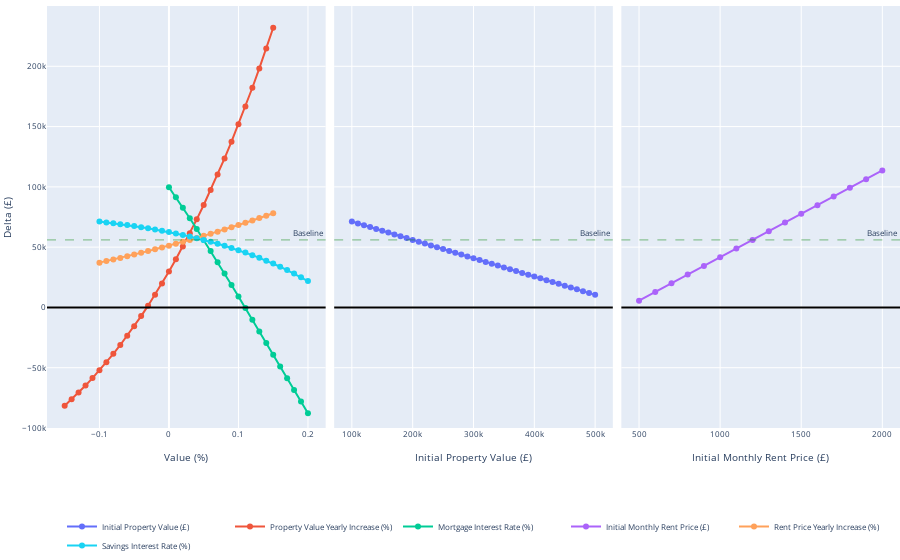

The notebook cell this image was saved under:
### Code cell
fig = make_subplots(cols=3, horizontal_spacing=0.01)
for name, units, col in vars:
    fig.add_trace(scatter(name, units), row=1, col=col)
fig.add_hline(
    56000,
    line_color="green",
    line_dash="dash",
    line_width=0.5,
    annotation_text="Baseline",
)
fig.add_hline(0, line_color="black", line_width=2)
y_range = [-100_000, 250_000]
fig.update_layout(
    xaxis1={"title_text": "Value (%)"},
    xaxis2={"title_text": get_axis_title("initialPropertyValue")},
    xaxis3={"title_text": get_axis_title("initialMonthlyRentPrice")},
    yaxis1={"range": y_range, "title_text": "Delta (£)"},
    yaxis2={"range": y_range, "showticklabels": False},
    yaxis3={"range": y_range, "showticklabels": False},
    legend={"xanchor": "center", "x": 0.5, "y": -0.2, "orientation": "h"},
    font={"size": 8},
    margin={"l": 0, "r": 0, "t": 0, "b": 0},
)
fig.show()

offline.plot(fig, filename='Presentation/plots/1d-sensitivity.html', auto_open=False)

### Figure 1 — Plotly figure (JSON) as saved in the notebook; plotly's stock layout.template omitted (floating-point values rounded to 4 significant figures)
{"data": [{"hovertemplate": "£%{x}, £%{y}", "mode": "markers+lines", "name": "Initial Property Value (£)", "type": "scatter", "x": [100000, 110000, 120000, 130000, 140000, 150000, 160000, 170000, 180000, 190000, 200000, 210000, 220000, 230000, 240000, 250000, 260000, 270000, 280000, 290000, 300000, 310000, 320000, 330000, 340000, 350000, 360000, 370000, 380000, 390000, 400000, 410000, 420000, 430000, 440000, 450000, 460000, 470000, 480000, 490000, 500000], "xaxis": "x2", "y": [71200.0, 69680.0, 68160.0, 66640.0, 65120.0, 63610.0, 62090.0, 60570.0, 59050.0, 57530.0, 56010.0, 54490.0, 52970.0, 51450.0, 49930.0, 48410.0, 46890.0, 45370.0, 43850.0, 42330.0, 40810.0, 39290.0, 37770.0, 36250.0, 34730.0, 33220.0, 31700.0, 30180.0, 28660.0, 27140.0, 25620.0, 24100.0, 22580.0, 21060.0, 19540.0, 18020.0, 16500.0, 14980.0, 13460.0, 11940.0, 10420.0], "yaxis": "y2"}, {"hovertemplate": "%{x}%, £%{y}", "mode": "markers+lines", "name": "Property Value Yearly Increase (%)", "type": "scatter", "x": [-0.15, -0.14, -0.13, -0.12, -0.11, -0.1, -0.09, -0.08, -0.07, -0.06, -0.05, -0.04, -0.03, -0.02, -0.01, 0, 0.01, 0.02, 0.03, 0.04, 0.05, 0.06, 0.07, 0.08, 0.09, 0.1, 0.11, 0.12, 0.13, 0.14, 0.15], "xaxis": "x", "y": [-81530.0, -76190.0, -70590.0, -64730.0, -58590.0, -52180.0, -45470.0, -38460.0, -31140.0, -23490.0, -15520.0, -7199.0, 1473.0, 10510.0, 19920.0, 29730.0, 39930.0, 50540.0, 61580.0, 73060.0, 84980.0, 97370.0, 110200.0, 123600.0, 137500.0, 151800.0, 166700.0, 182200.0, 198200.0, 214800.0, 232000.0], "yaxis": "y"}, {"hovertemplate": "%{x}%, £%{y}", "mode": "markers+lines", "name": "Mortgage Interest Rate (%)", "type": "scatter", "x": [0, 0.01, 0.02, 0.03, 0.04, 0.05, 0.06, 0.07, 0.08, 0.09, 0.1, 0.11, 0.12, 0.13, 0.14, 0.15, 0.16, 0.17, 0.18, 0.19, 0.2], "xaxis": "x", "y": [99640.0, 91300.0, 82740.0, 74000.0, 65080.0, 56010.0, 46810.0, 37490.0, 28080.0, 18600.0, 9045.0, -555.8, -10200.0, -19860.0, -29550.0, -39260.0, -48970.0, -58680.0, -68400.0, -78120.0, -87830.0], "yaxis": "y"}, {"hovertemplate": "£%{x}, £%{y}", "mode": "markers+lines", "name": "Initial Monthly Rent Price (£)", "type": "scatter", "x": [500, 600, 700, 800, 900, 1000, 1100, 1200, 1300, 1400, 1500, 1600, 1700, 1800, 1900, 2000], "xaxis": "x3", "y": [5609.0, 12810.0, 20010.0, 27210.0, 34410.0, 41610.0, 48810.0, 56010.0, 63210.0, 70410.0, 77610.0, 84810.0, 92010.0, 99210.0, 106400.0, 113600.0], "yaxis": "y3"}, {"hovertemplate": "%{x}%, £%{y}", "mode": "markers+lines", "name": "Rent Price Yearly Increase (%)", "type": "scatter", "x": [-0.1, -0.09, -0.08, -0.07, -0.06, -0.05, -0.04, -0.03, -0.02, -0.01, 0, 0.01, 0.02, 0.03, 0.04, 0.05, 0.06, 0.07, 0.08, 0.09, 0.1, 0.11, 0.12, 0.13, 0.14, 0.15], "xaxis": "x", "y": [37150.0, 38430.0, 39740.0, 41080.0, 42440.0, 43830.0, 45250.0, 46700.0, 48180.0, 49680.0, 51220.0, 52780.0, 54380.0, 56010.0, 57670.0, 59360.0, 61080.0, 62840.0, 64630.0, 66450.0, 68310.0, 70210.0, 72140.0, 74100.0, 76100.0, 78140.0], "yaxis": "y"}, {"hovertemplate": "%{x}%, £%{y}", "mode": "markers+lines", "name": "Savings Interest Rate (%)", "type": "scatter", "x": [-0.1, -0.09, -0.08, -0.07, -0.06, -0.05, -0.04, -0.03, -0.02, -0.01, 0, 0.01, 0.02, 0.03, 0.04, 0.05, 0.06, 0.07, 0.08, 0.09, 0.1, 0.11, 0.12, 0.13, 0.14, 0.15, 0.16, 0.17, 0.18, 0.19, 0.2], "xaxis": "x", "y": [71180.0, 70520.0, 69820.0, 69070.0, 68290.0, 67460.0, 66580.0, 65650.0, 64660.0, 63620.0, 62520.0, 61360.0, 60130.0, 58830.0, 57460.0, 56010.0, 54480.0, 52870.0, 51160.0, 49370.0, 47470.0, 45470.0, 43360.0, 41140.0, 38800.0, 36330.0, 33730.0, 30990.0, 28100.0, 25060.0, 21860.0], "yaxis": "y"}], "layout": {"annotations": [{"showarrow": false, "text": "Baseline", "x": 1, "xanchor": "right", "xref": "x domain", "y": 56000, "yanchor": "bottom", "yref": "y"}, {"showarrow": false, "text": "Baseline", "x": 1, "xanchor": "right", "xref": "x2 domain", "y": 56000, "yanchor": "bottom", "yref": "y2"}, {"showarrow": false, "text": "Baseline", "x": 1, "xanchor": "right", "xref": "x3 domain", "y": 56000, "yanchor": "bottom", "yref": "y3"}], "font": {"size": 8}, "legend": {"orientation": "h", "x": 0.5, "xanchor": "center", "y": -0.2}, "margin": {"b": 0, "l": 0, "r": 0, "t": 0}, "shapes": [{"line": {"color": "green", "dash": "dash", "width": 0.5}, "type": "line", "x0": 0, "x1": 1, "xref": "x domain", "y0": 56000, "y1": 56000, "yref": "y"}, {"line": {"color": "green", "dash": "dash", "width": 0.5}, "type": "line", "x0": 0, "x1": 1, "xref": "x2 domain", "y0": 56000, "y1": 56000, "yref": "y2"}, {"line": {"color": "green", "dash": "dash", "width": 0.5}, "type": "line", "x0": 0, "x1": 1, "xref": "x3 domain", "y0": 56000, "y1": 56000, "yref": "y3"}, {"line": {"color": "black", "width": 2}, "type": "line", "x0": 0, "x1": 1, "xref": "x domain", "y0": 0, "y1": 0, "yref": "y"}, {"line": {"color": "black", "width": 2}, "type": "line", "x0": 0, "x1": 1, "xref": "x2 domain", "y0": 0, "y1": 0, "yref": "y2"}, {"line": {"color": "black", "width": 2}, "type": "line", "x0": 0, "x1": 1, "xref": "x3 domain", "y0": 0, "y1": 0, "yref": "y3"}], "xaxis": {"anchor": "y", "domain": [0, 0.3267], "title": {"text": "Value (%)"}}, "xaxis2": {"anchor": "y2", "domain": [0.3367, 0.6633], "title": {"text": "Initial Property Value (£)"}}, "xaxis3": {"anchor": "y3", "domain": [0.6733, 1], "title": {"text": "Initial Monthly Rent Price (£)"}}, "yaxis": {"anchor": "x", "domain": [0, 1], "range": [-100000, 250000], "title": {"text": "Delta (£)"}}, "yaxis2": {"anchor": "x2", "domain": [0, 1], "range": [-100000, 250000], "showticklabels": false}, "yaxis3": {"anchor": "x3", "domain": [0, 1], "range": [-100000, 250000], "showticklabels": false}}}
